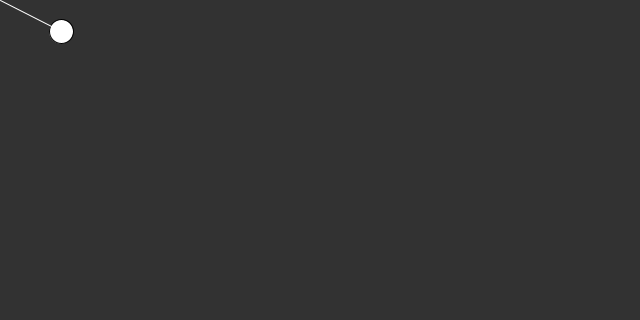
Frame 1 (no input)
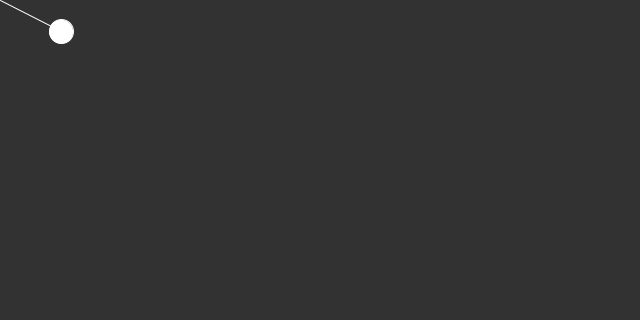
Frame 60 (the mouse pressed at the canvas centre just before this capture)
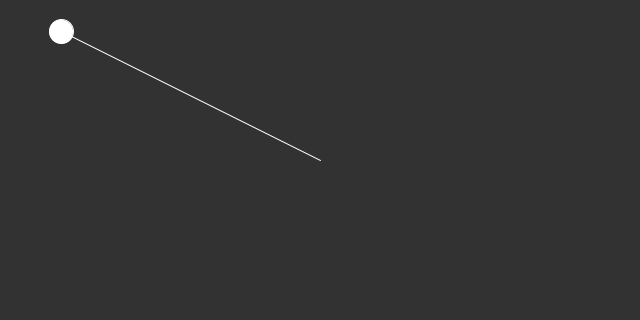
Frame 120 (the mouse held since frame 60 and released just before this capture)

The Processing sketch that drew these frames (run headless with seeded random() and noise(); from frame 60 on, the mouse is pressed at the canvas centre):

// Processing sketch: The_Bouncing_Ball_Version_Almost
// ── The_Bouncing_Ball_Version_Almost.pde
//Click Mouse to STOP/PLAY
//Press Key(ANY) to RESPAWN Ball 
float ballX   = random(12,width-12);
float ballY   = random(12,height-12);
float updateX;
float updateY;
boolean going = false;
void setup()
{
  size(640, 320);
}
void draw()
{ 
  updateX = map(mouseX, 0, width , -7, 7);
  updateY = map(mouseY, 0, height, -7, 7);
  background(50);
  fill(255);
  ellipse(ballX, ballY, 24, 24);
  stroke(255);
  line(mouseX, mouseY,ballX, ballY); 
  println("UPDATEX = "+updateX+" UPDATEY = "+updateY);
  if(going)
  {
    ballX += updateX; 
    ballY += updateY; 
  }
}
void mousePressed()
{
  going=!going;
}
void keyPressed()
{
  ballX = random(12,width-12);
  ballY = random(12,height-12);
  updateX = map(mouseX, 0, width , -7, 7);
  updateY = map(mouseY, 0, height, -7, 7);
}
